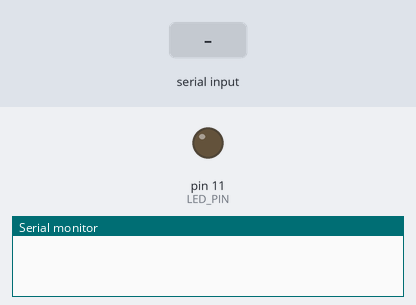
A sketch run on a simulated Arduino Uno, built with avr-gcc and run on an emulated ATmega328P. Parts: output pins drawn as LEDs (lit = HIGH), the last lines printed to the serial monitor. Inputs (shaded band) come from the test bench.

Above: at 1.2 s.
1.3 s: "90,45\n" received over Serial
At 1.9 s:
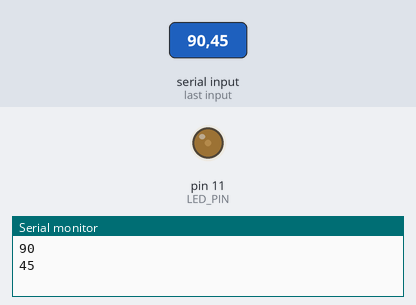
3.8 s: "30,150\n" received over Serial
At 4.6 s:
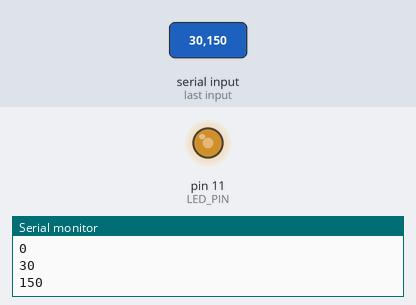
6.3 s: "200\n" received over Serial
At 6.9 s:
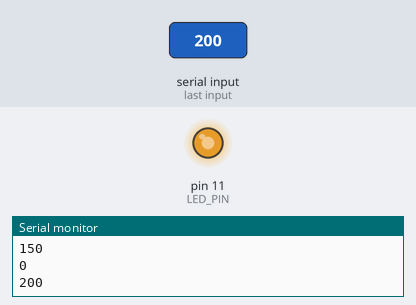
Timing chart, 0 to 9.3 s (numbered marks = the images above; inputs shaded):
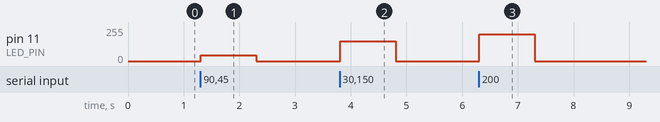

Measured:
- after the input at 1.3 s, pin 11 (LED_PIN): 0/255 → 45/255 at once, → 0/255 1.0 s later
- after the input at 3.8 s, pin 11 (LED_PIN): 0/255 → 150/255 at once, → 0/255 1.0 s later
- after the input at 6.3 s, pin 11 (LED_PIN): 0/255 → 200/255 at once, → 0/255 1.0 s later

The sketch:

LED_Brightness_WebSlider.ino
```cpp
// ======================================================================
//  LED Brightness Web Slider  (the board half of the "LED from anywhere"
//  demo). Shared by the teacher in class on 2026-08-07.
//
//  WHAT IT DOES
//   Waits for a number from the computer (0 to 255) and sets the LED's
//   brightness to that number. 0 = off, 255 = full brightness.
//
//  WHO SENDS THE NUMBER?
//   The Python web page  python/03_Arduino_ESP32_Companions/
//   web_led_brightness_slider.py  sends it over the USB cable every
//   time someone moves the slider. With ngrok, that someone can be
//   anywhere in the world!
//
//  WIRING
//   LED long leg (+) -> 220 ohm resistor -> pin 11
//   LED short leg (-) -> GND
//
//  TIPS
//   - Pin 11 has a "~" next to it: that means it can dim (PWM).
//   - Close the Serial Monitor before starting the Python program:
//     only one program can use the USB port at a time.
// ======================================================================

const int LED_PIN = 11;          // a "~" pin, so analogWrite can dim it

void setup() {
  pinMode(LED_PIN, OUTPUT);
  Serial.begin(9600);            // must match BAUD in the Python program
  analogWrite(LED_PIN, 0);       // start with the LED off
}

void loop() {
  if (Serial.available()) {                    // did the computer send something?
    int brightness = Serial.parseInt();        // read the number, e.g. "128"
    brightness = constrain(brightness, 0, 255); // keep it between 0 and 255
    analogWrite(LED_PIN, brightness);          // set the brightness
    Serial.println(brightness);                // say back what we did
  }
}
```
